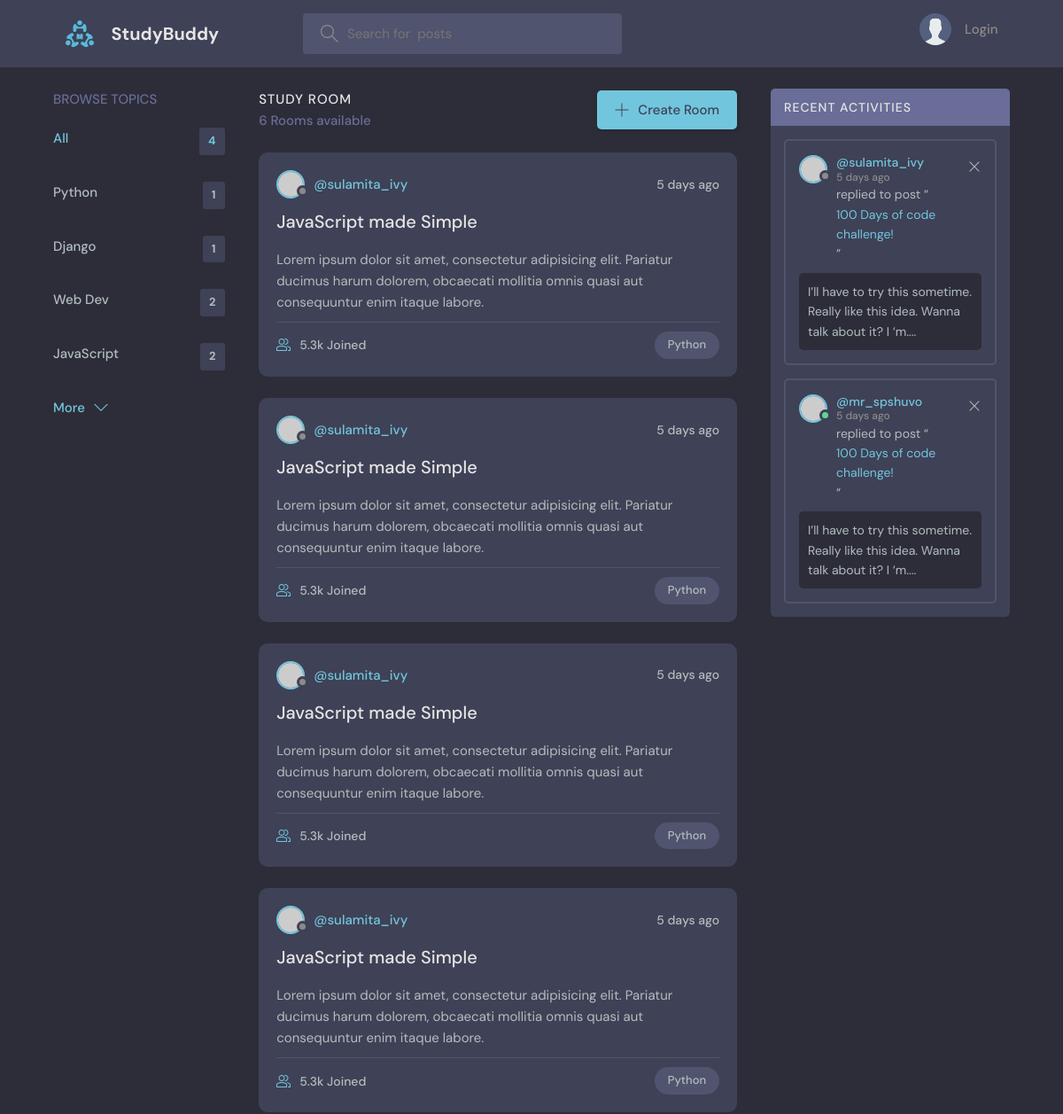
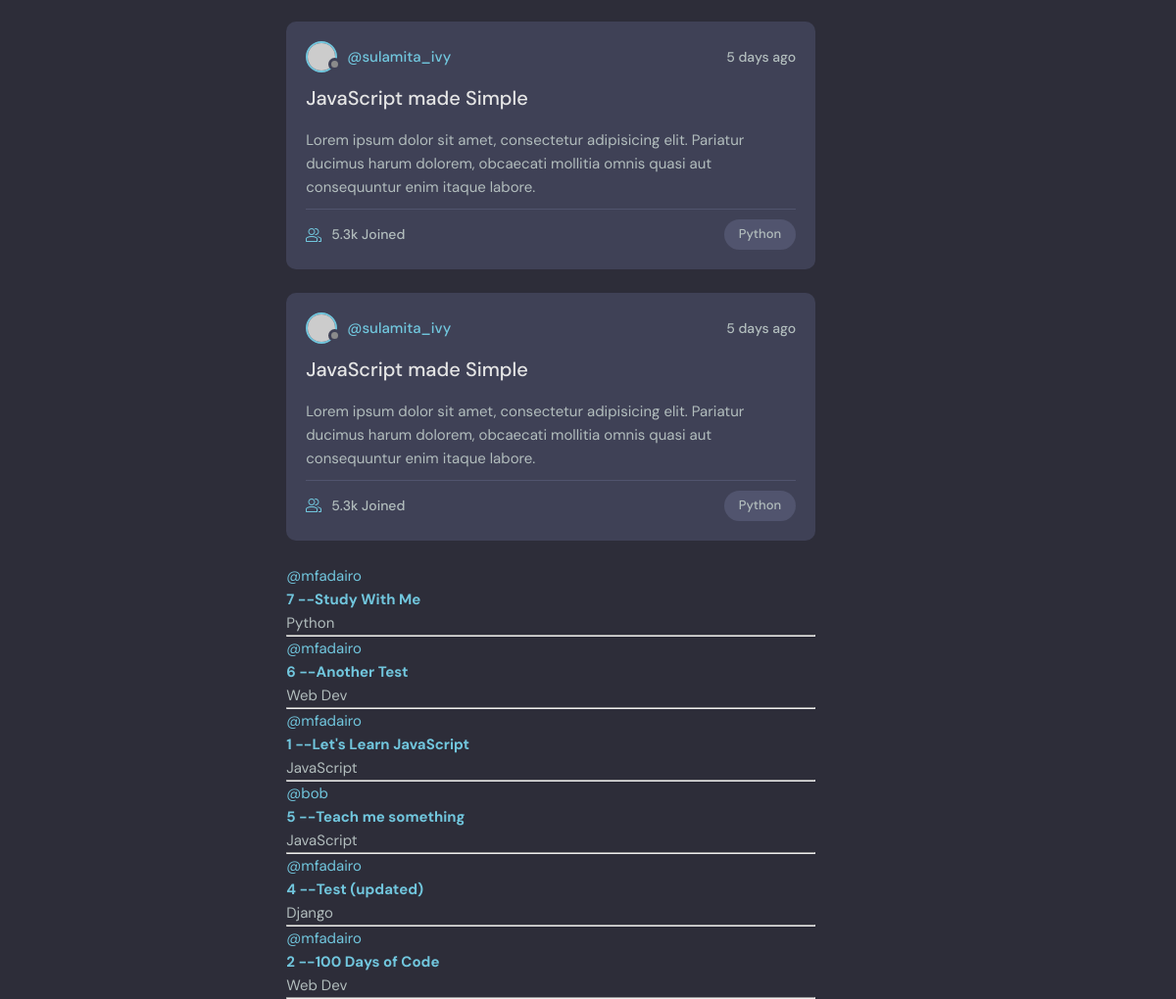
The page / on the database its author committed (2 pictures, top to bottom).
### base/models.py (models this page shows, shortened)
class Topic(models.Model):
    name = models.CharField(max_length=200)

class Room(models.Model):
    host = models.ForeignKey(User, on_delete=models.SET_NULL, null=True)
    topic = models.ForeignKey(Topic, on_delete=models.SET_NULL, null=True)
    name = models.CharField(max_length=200)
    description = models.TextField(null=True, blank=True)
    participants = models.ManyToManyField(User, related_name='participants', blank=True)
    update = models.DateTimeField(auto_now=True)
    created = models.DateTimeField(auto_now_add=True)
    class Meta:
       ordering = ["-update", "-created"]

### base/views.py (the view)
# urls.py: path('', views.home, name="home"),
def home(request):
    q = request.GET.get('q') if request.GET.get('q') != None else ''
    rooms = Room.objects.filter(
        Q(topic__name__icontains=q) |
        Q(name__icontains=q) |
        Q(description__icontains=q)
        )
    topics = Topic.objects.all()
    rooms_count =rooms.count()
    room_messages = Message.objects.filter(Q(room__topic__name__icontains=q))
    context = {'rooms': rooms, 'topics': topics, 'room_count': rooms_count,
               'room_messages': room_messages}
    return render(request, 'base/home.html', context)

### base/templates/base/home.html (shortened to what this page needs)
{% extends 'main.html' %}
{% block content %}
    <main class="layout layout--3">
      <div class="container">
        {% include 'base/topics_component.html' %}
        <div class="roomList">
          <div class="roomList__header">
            <div>
              <h2>Study Room</h2>
              <p>{{room_count}} Rooms available</p>
            </div>
            <a class="btn btn--main" href="create-room.html">
              <svg version="1.1" xmlns="http://www.w3.org/2000/svg" width="32" height="32" viewBox="0 0 32 32">
                <title>add</title>
                <path
                  d="M16.943 0.943h-1.885v14.115h-14.115v1.885h14.115v14.115h1.885v-14.115h14.115v-1.885h-14.115v-14.115z"
                ></path>
              </svg>
              Create Room
            </a>
          </div>
          {% include  'base/feed_component.html' %}
        </div>
        <div class="activities">
          <div class="activities__header">
            <h2>Recent Activities</h2>
          </div>
          <div class="activities__box">
            <div class="activities__boxHeader roomListRoom__header">
              <a href="profile.html" class="roomListRoom__author">
                <div class="avatar avatar--small">
                  <img src="https://randomuser.me/api/portraits/women/11.jpg" />
                </div>
                <p>
                  @sulamita_ivy
                  <span>5 days ago</span>
                </p>
              </a>
              <div class="roomListRoom__actions">
                <a href="#">
                  <svg version="1.1" xmlns="http://www.w3.org/2000/svg" width="32" height="32" viewBox="0 0 32 32">
                    <title>remove</title>
                    <path
                      d="M27.314 6.019l-1.333-1.333-9.98 9.981-9.981-9.981-1.333 1.333 9.981 9.981-9.981 9.98 1.333 1.333 9.981-9.98 9.98 9.98 1.333-1.333-9.98-9.98 9.98-9.981z"
                    ></path>
                  </svg>
                </a>
              </div>
            </div>
            <div class="activities__boxContent">
              <p>replied to post “<a href="room.html">100 Days of code challenge!</a>”</p>
              <div class="activities__boxRoomContent">
                I’ll have to try this sometime. Really like this idea. Wanna talk about it? I ‘m....
              </div>
            </div>
          </div>
          <div class="activities__box">
            <div class="activities__boxHeader roomListRoom__header">
              <a href="profile.html" class="roomListRoom__author">
                <div class="avatar avatar--small active">
                  <img src="https://randomuser.me/api/portraits/men/13.jpg" />
                </div>
                <p>
                  @mr_spshuvo
                  <span>5 days ago</span>
                </p>
              </a>
              <div class="roomListRoom__actions">
                <a href="#">
                  <svg version="1.1" xmlns="http://www.w3.org/2000/svg" width="32" height="32" viewBox="0 0 32 32">
                    <title>remove</title>
                    <path
                      d="M27.314 6.019l-1.333-1.333-9.98 9.981-9.981-9.981-1.333 1.333 9.981 9.981-9.981 9.98 1.333 1.333 9.981-9.98 9.98 9.98 1.333-1.333-9.98-9.98 9.98-9.981z"
                    ></path>
                  </svg>
                </a>
              </div>
            </div>
            <div class="activities__boxContent">
              <p>replied to post “<a href="room.html">100 Days of code challenge!</a>”</p>
              <div class="activities__boxRoomContent">
                I’ll have to try this sometime. Really like this idea. Wanna talk about it? I ‘m....
              </div>
            </div>
          </div>
        </div>
      </div>
    </main>
{% endblock %}

### base/templates/base/topics_component.html
<div class="topics">
    <div class="topics__header">
      <h2>Browse Topics</h2>
    </div>
    <ul class="topics__list">
      <li>
        <a href="{% url 'home' %}" class="active">All <span>{{topics.count}}</span></a>
      </li>
      {% for topic in topics %}
      <li>
        <a href="{% url 'home' %}?q={{topic.name}}">{{topic.name}} <span>{{topic.room_set.all.count}}</span></a>
      </li>
      {% endfor %}
    </ul>
    <a class="btn btn--link" href="topics.html">
      More
      <svg version="1.1" xmlns="http://www.w3.org/2000/svg" width="32" height="32" viewBox="0 0 32 32">
        <title>chevron-down</title>
        <path d="M16 21l-13-13h-3l16 16 16-16h-3l-13 13z"></path>
      </svg>
    </a>
  </div>

### base/templates/base/feed_component.html (shortened to what this page needs)
{% for room in rooms %}
<div class="roomListRoom">
    <div class="roomListRoom__header">
      <a href="profile.html" class="roomListRoom__author">
        <div class="avatar avatar--small">
          <img src="https://randomuser.me/api/portraits/women/11.jpg" />
        </div>
        <span>@sulamita_ivy</span>
      </a>
      <div class="roomListRoom__actions">
        <span>5 days ago</span>
      </div>
    </div>
    <div class="roomListRoom__content">
      <a href="room.html">JavaScript made Simple</a>
      <p>
        Lorem ipsum dolor sit amet, consectetur adipisicing elit. Pariatur ducimus harum dolorem, obcaecati
        mollitia omnis quasi aut consequuntur enim itaque labore.
      </p>
    </div>
    <div class="roomListRoom__meta">
      <a href="room.html" class="roomListRoom__joined">
        5.3k Joined
      </a>
      <p class="roomListRoom__topic">Python</p>
    </div>
  </div>
{% endfor %}
    {% for room in rooms %}
        <div>
            <a href="{% url 'user-profile' room.host.id %}">@{{room.host.username}}</a>
            <a><h5>{{room.id}} -- <a href="{% url 'room' room.id %}">{{room.name}}</a></h5>
            <small>{{room.topic.name}}</small>
            <hr>
        </div>
    {% endfor %}

### rows shown on the page
Topic: name "Python", room_set.all.count "1"
Topic: name "Django", room_set.all.count "1"
Topic: name "Web Dev", room_set.all.count "2"
Topic: name "JavaScript", room_set.all.count "2"
Room: host.username "mfadairo", id "7", name "Study With Me", topic.name "Python"
Room: host.username "mfadairo", id "6", name "Another Test", topic.name "Web Dev"
Room: host.username "mfadairo", id "1", name "Let's Learn JavaScript", topic.name "JavaScript"
Room: host.username "bob", id "5", name "Teach me something", topic.name "JavaScript"
Room: host.username "mfadairo", id "4", name "Test (updated)", topic.name "Django"
Room: host.username "mfadairo", id "2", name "100 Days of Code", topic.name "Web Dev"

### other values the page prints
{{ topics.count }} "4"
{{ room_count }} "6"
